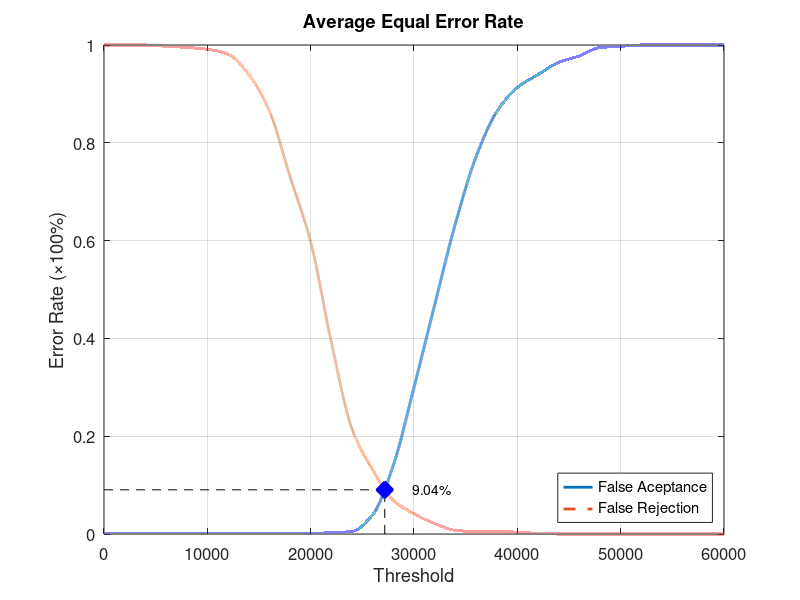
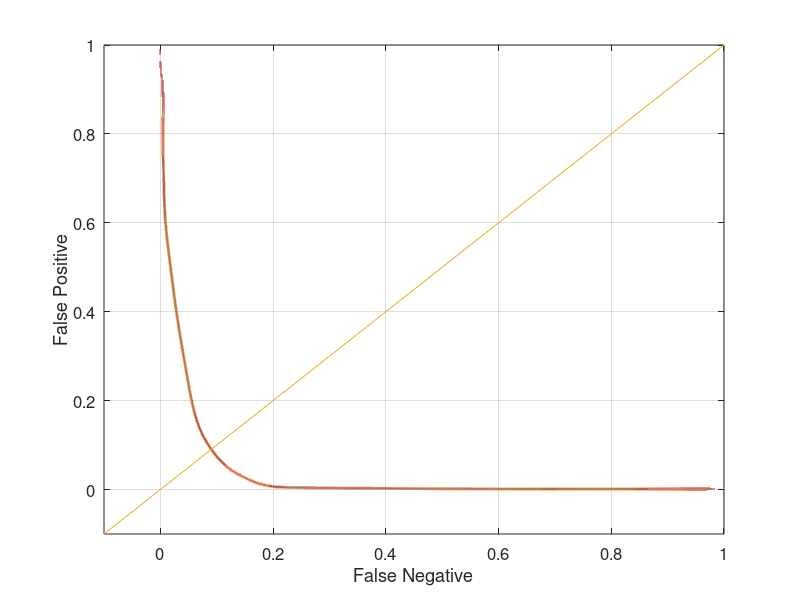

Source code (MATLAB) for these figures, in order:
function yEER = Experiment5Average
close all;
clear;
clc;
x = 0:2000:60000;
xq = 0:0.5:60000;

y0 = [0 0.00131579 0.00131579 0.00131579 0.00131579 0.00131579 0.00131579 0.00131579 0.00131579 0.00131579 0.00131579 0.00263158 0.00526316 0.0394737 0.140789 0.3 0.468421 0.634211 0.771053 0.863158 0.913158 0.939474 0.964474 0.977632 0.994737 0.997368 1 1 1 1 1];
yy0 = interp1(x, y0, xq, 'pchip');
y1 = [1 1 1 0.9975 0.995 0.99125 0.98125 0.94 0.865 0.73125 0.5975 0.3925 0.215 0.13125 0.06875 0.04125 0.02125 0.0075 0.005 0.005 0.00375 0.00125 0 0 0 0 0 0 0 0 0];
yy1 = interp1(x, y1, xq, 'pchip');

% Calculating EER: 
y2 = abs(y0 - y1);
find(y2 == min(y2))
yy2 = abs(yy0 - yy1);
xEER = find(yy2 == min(yy2));
xEERIndex = xq(xEER) % X-axis EER
yEER = yy0(xEER) % Y-axis EER

main = figure
plot(xq, yy0,'-','LineWidth', 2);	hold on
plot(xq, yy1,'--','LineWidth', 2);	hold on
plot([xEERIndex xEERIndex], [0 yEER], 'k--');	hold on
plot([0 xEERIndex], [yEER yEER], 'k--');	hold on
plot(xEERIndex, yEER, 'bx', 'LineWidth', 10);	hold on
text(xEERIndex + 10 * xEERIndex / 100, yEER, [num2str(round((10000 * yEER)) / 100) '%'])
legend('False Aceptance', 'False Rejection', 'Location', 'SouthEast')
xlabel('Threshold')
ylabel('Error Rate (\times100%)')
title('Average Equal Error Rate')
set(gca, 'FontSize', 12)
axis([0 60000 0 1])
grid on

print(main, 'Experiment5AverageMain', '-dpng');
FNRxFPR = figure('Color', [1 1 1]);
plot(yy1, yy0, '-', yy1, yy0, 'LineWidth', 2);
hold on
y = -0.1:0.1:1
plot(y, y); 
set(gca, 'FontSize', 12)
xlabel('False Negative')
ylabel('False Positive')
axis([-0.1 1 -0.1 1])
set(gca, 'FontSize', 12)
grid on

print(FNRxFPR, 'Experiment5AverageFNRxFPR','-dpng');
end
